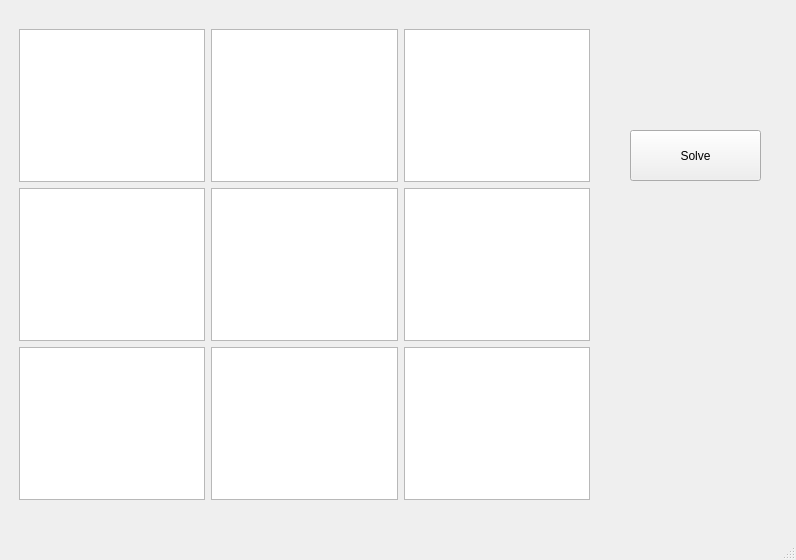
<?xml version="1.0" encoding="UTF-8"?>
<ui version="4.0">
 <class>MainWindow</class>
 <widget class="QMainWindow" name="MainWindow">
  <property name="geometry">
   <rect>
    <x>0</x>
    <y>0</y>
    <width>796</width>
    <height>560</height>
   </rect>
  </property>
  <property name="windowTitle">
   <string>MainWindow</string>
  </property>
  <widget class="QWidget" name="centralwidget">
   <widget class="QWidget" name="gridLayoutWidget">
    <property name="geometry">
     <rect>
      <x>19</x>
      <y>29</y>
      <width>571</width>
      <height>471</height>
     </rect>
    </property>
    <layout class="QGridLayout" name="gridLayout">
     <item row="1" column="1">
      <widget class="QPlainTextEdit" name="plainTextEdit_4"/>
     </item>
     <item row="0" column="2">
      <widget class="QPlainTextEdit" name="plainTextEdit_5"/>
     </item>
     <item row="0" column="1">
      <widget class="QPlainTextEdit" name="plainTextEdit_3"/>
     </item>
     <item row="1" column="0">
      <widget class="QPlainTextEdit" name="plainTextEdit_2"/>
     </item>
     <item row="1" column="2">
      <widget class="QPlainTextEdit" name="plainTextEdit_6"/>
     </item>
     <item row="0" column="0">
      <widget class="QPlainTextEdit" name="plainTextEdit"/>
     </item>
     <item row="2" column="0">
      <widget class="QPlainTextEdit" name="plainTextEdit_7"/>
     </item>
     <item row="2" column="1">
      <widget class="QPlainTextEdit" name="plainTextEdit_8"/>
     </item>
     <item row="2" column="2">
      <widget class="QPlainTextEdit" name="plainTextEdit_9"/>
     </item>
    </layout>
   </widget>
   <widget class="QPushButton" name="pushButton">
    <property name="geometry">
     <rect>
      <x>630</x>
      <y>130</y>
      <width>131</width>
      <height>51</height>
     </rect>
    </property>
    <property name="text">
     <string>Solve</string>
    </property>
   </widget>
  </widget>
  <widget class="QMenuBar" name="menubar">
   <property name="geometry">
    <rect>
     <x>0</x>
     <y>0</y>
     <width>796</width>
     <height>26</height>
    </rect>
   </property>
  </widget>
  <widget class="QStatusBar" name="statusbar"/>
 </widget>
 <resources/>
 <connections/>
</ui>
